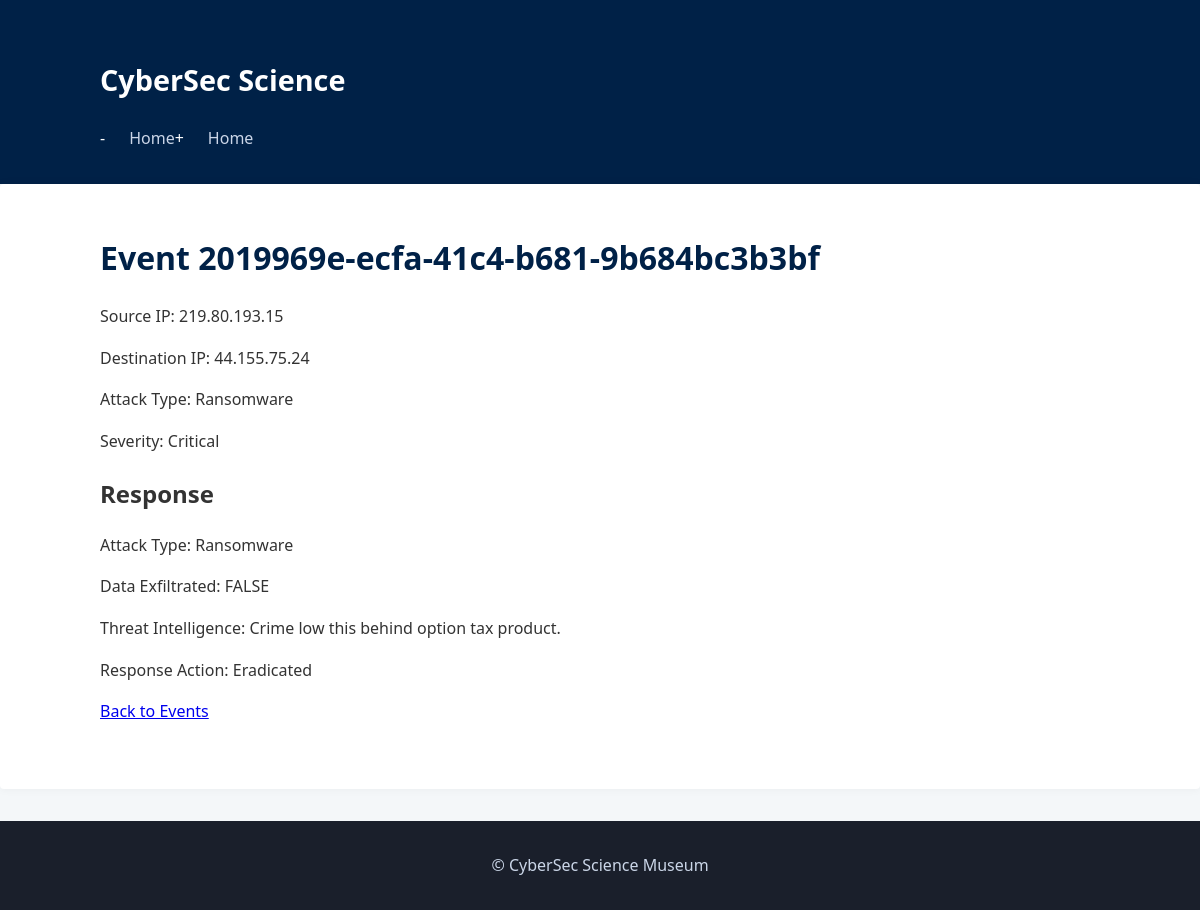
Screenshot of /event/2019969e-ecfa-41c4-b681-9b684bc3b3bf/ with the database file from the repository.
### app/models.py (models this page shows)
class Data(db.Model):
    __tablename__ = 'data'
    event_id = db.Column('EventID', db.String, primary_key=True)
    source_ip = db.Column('SourceIP', db.String)
    destination_ip = db.Column('DestinationIP', db.String)
    attack_type = db.Column('AttackType', db.String)
    attack_severity = db.Column('AttackSeverity', db.String)
    response = db.relationship(
        'Response',
        back_populates='data',
        uselist=False,
        primaryjoin="Data.event_id==Response.event_id"
    )

class Response(db.Model):
    __tablename__ = 'response'
    event_id = db.Column(
        'EventID', db.String,
        db.ForeignKey('data.EventID'),
        primary_key=True
    )
    attack_type = db.Column('AttackType', db.String)
    data_exfiltrated = db.Column('DataExfiltrated', db.String)
    threat_intelligence = db.Column('ThreatIntelligence', db.Text)
    response_action = db.Column('ResponseAction', db.String)
    data = db.relationship(
        'Data',
        back_populates='response',
        primaryjoin="Response.event_id==Data.event_id"
    )

### app/views.py (the view)
@bp.route('/event/<string:event_id>/')
def event_detail(event_id):
    data = Data.query.get_or_404(event_id)
    return render_template('event_detail.html', data=data, resp=data.response)

### app/templates/event_detail.html (shortened to what this page needs)
{% extends "base.html" %}
{% block content %}
  <h1>Event {{ data.event_id }}</h1>
  <p>Source IP: {{ data.source_ip }}</p>
  <p>Destination IP: {{ data.destination_ip }}</p>
  <p>Attack Type: {{ data.attack_type }}</p>
  <p>Severity: {{ data.attack_severity }}</p>
  {% if resp %}
    <h2>Response</h2>
    <p>Attack Type: {{ resp.attack_type }}</p>
    <p>Data Exfiltrated: {{ resp.data_exfiltrated }}</p>
    <p>Threat Intelligence: {{ resp.threat_intelligence }}</p>
    <p>Response Action: {{ resp.response_action }}</p>
  {% endif %}
  <p><a href="{{ url_for('main.events') }}">Back to Events</a></p>
{% endblock %}

### app/static/css/science.css (style rules this page uses)
body { margin: 0; font-family: 'Segoe UI', Tahoma, Geneva, Verdana, sans-serif; background: #f4f7f9; color: #333; line-height: 1.6; }
.site-content h1 { margin-top: 0; color: #002147; }

### rows the page displays
Data: attack_severity "Critical"
Response: data_exfiltrated "FALSE", threat_intelligence "Crime low this behind option tax product.", response_action "Eradicated"

### other values shown
{{ data.event_id }} "2019969e-ecfa-41c4-b681-9b684bc3b3bf"
{{ data.source_ip }} "219.80.193.15"
{{ data.destination_ip }} "44.155.75.24"
{{ data.attack_type }} "Ransomware"
{{ resp.attack_type }} "Ransomware"
